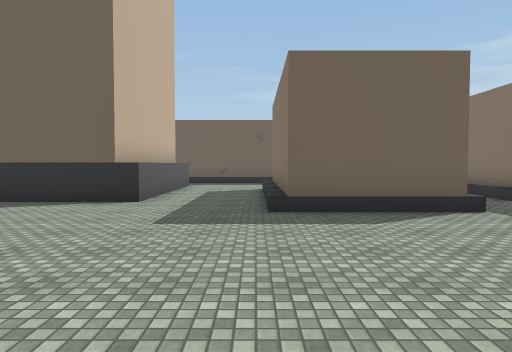
[1] (above)

24 first-person views from a walk through a 3-D level made in the Unity game engine. The camera is 1.5 m above the floor, tilts 2° down and sees 75° across. The floor is counted in squares, 2 m on a side. Each view is taken from the middle of a square. On the plan, view 1 faces up. The plan holds only what a view shows up to about 11 squares ahead; the rest is blank. The place goes on beyond the plan. The player is left out. Some surface patterns are stand-ins.

[2]
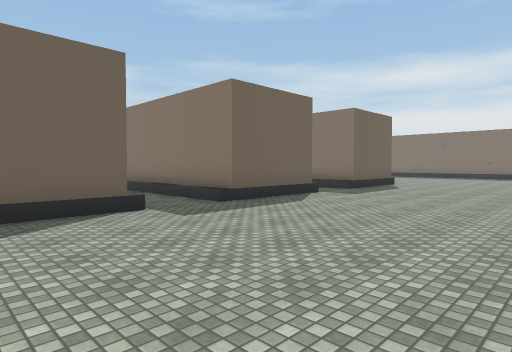

[3]
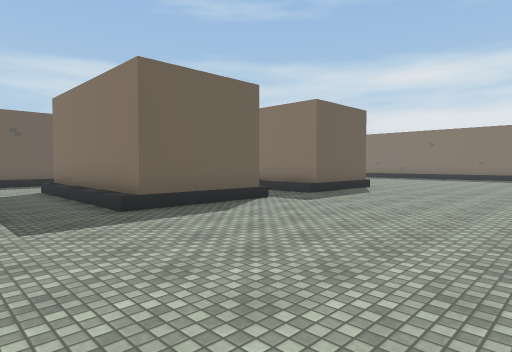

[4]
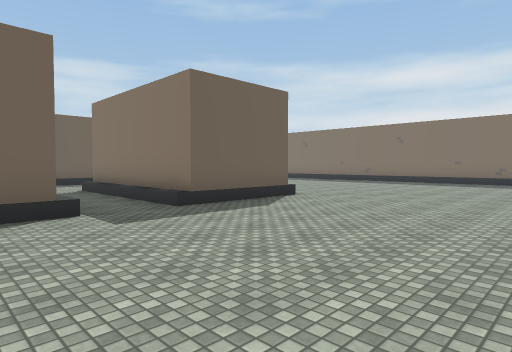

[5]
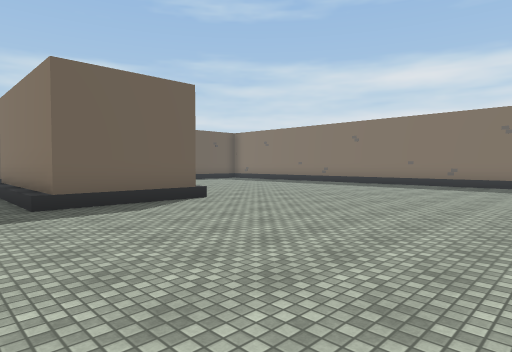

[6]
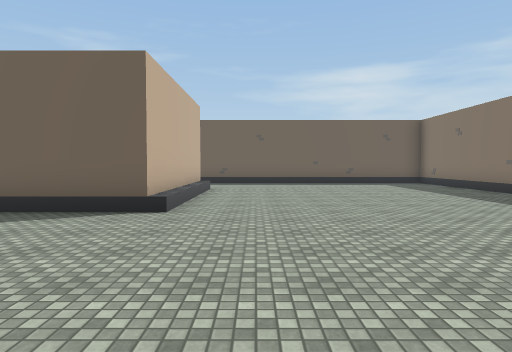

[7]
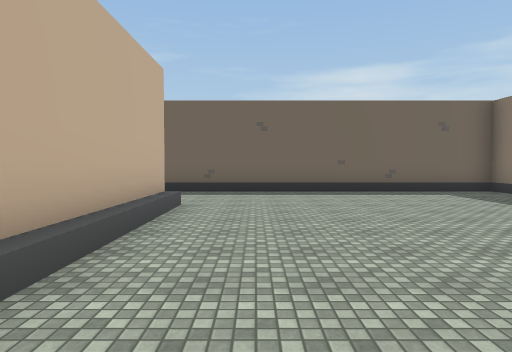

[8]
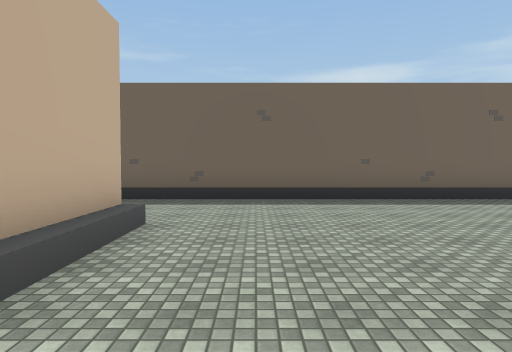

[9]
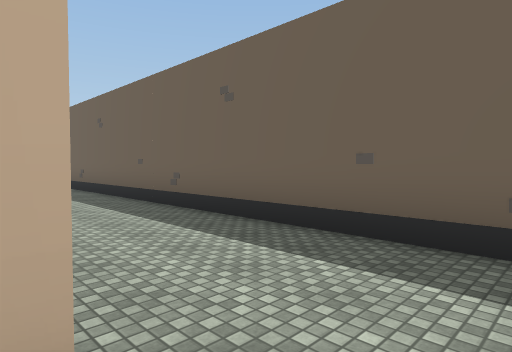

[10]
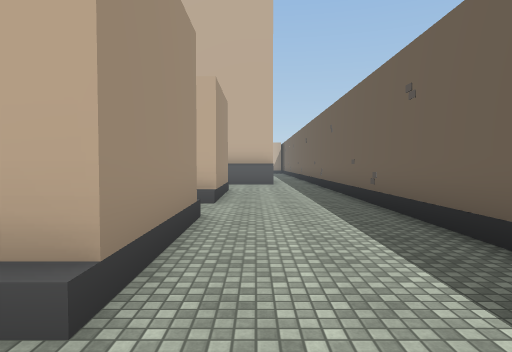

[11]
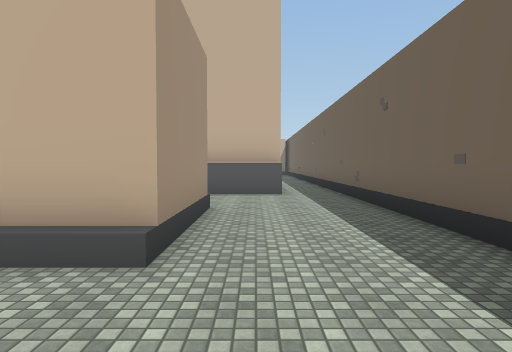

[12]
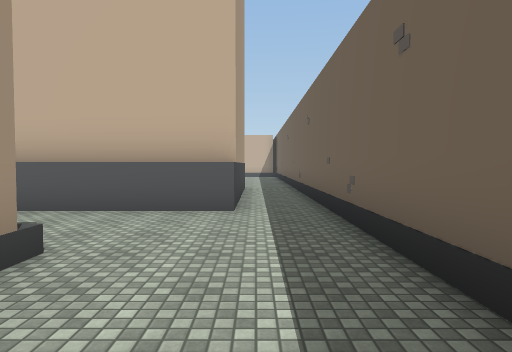

[13]
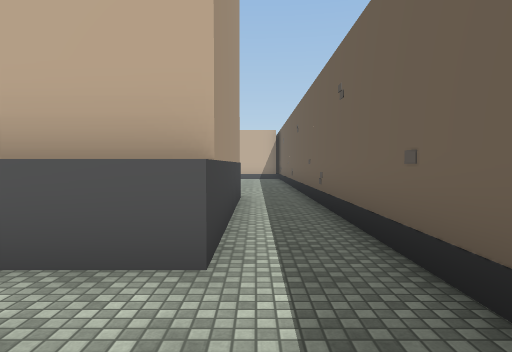

[14]
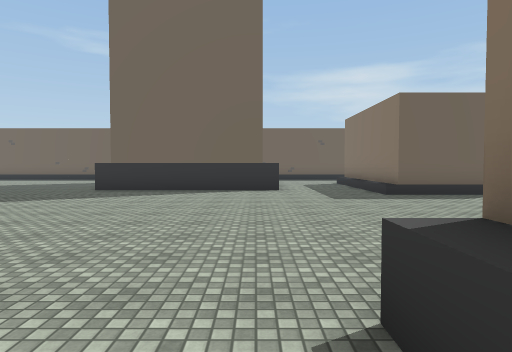

[15]
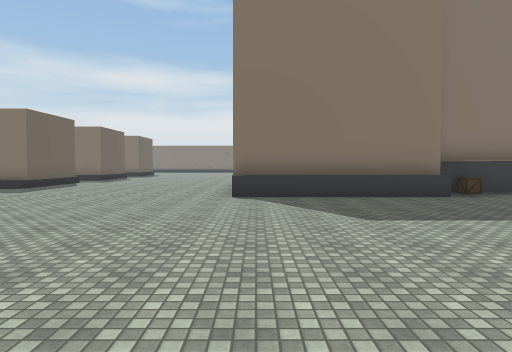

[16]
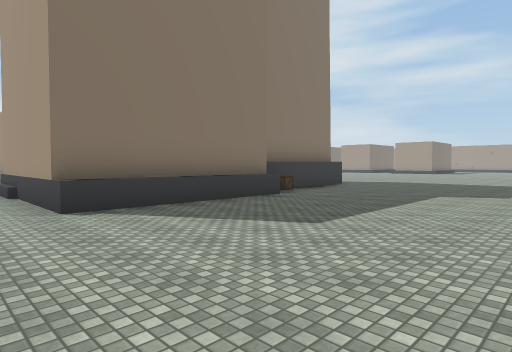

[17]
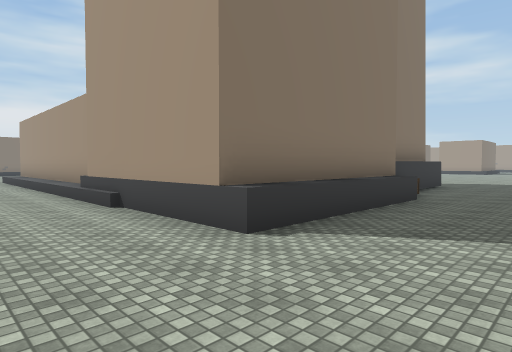

[18]
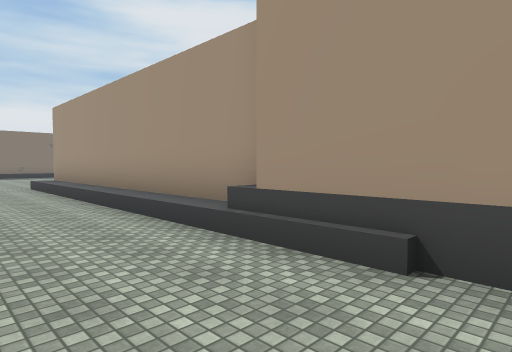

[19]
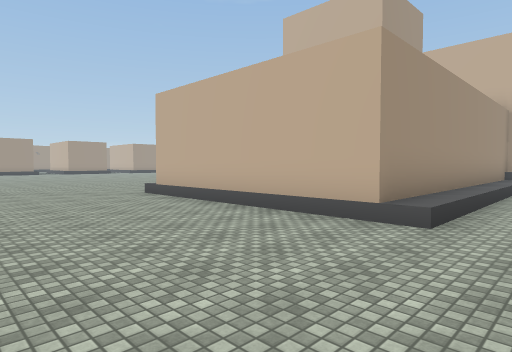

[20]
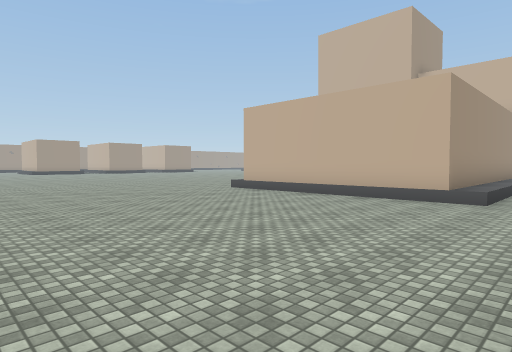

[21]
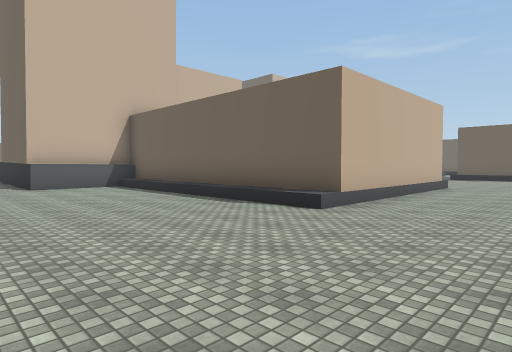

[22]
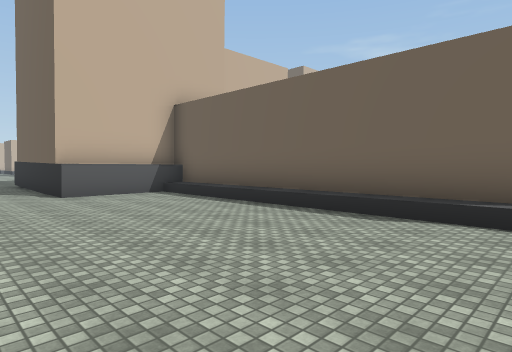

[23]
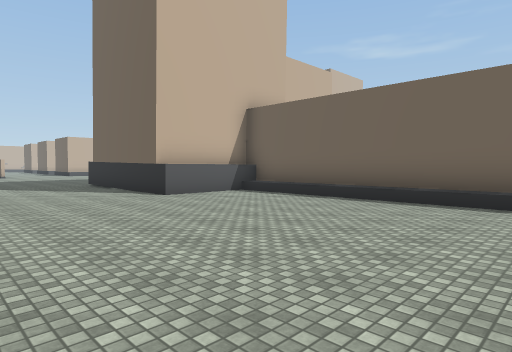

[24]
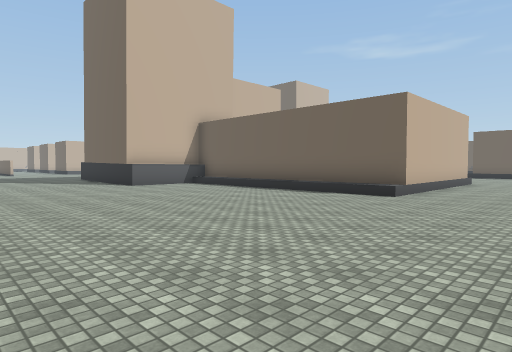

### Floor plan
Points are (right, up) in squares from view 1. A wall is a line through its corners. A room is listed if a view was taken in it or the views show most of it. See-through windows are left out.
Room 1 (views 1, 2, 3, 4, 5, 6, 7, 8, 9, 10, 11, 12, 13, 14, 15, 16, 17, 18, 19, 20, 21, 22, 23, 24)
walls: (3.7, -7.6) (3.7, -10.8) (-1.6, -10.8) (-1.6, -7.6); (2.4, -1.9) (11.8, -1.9) (11.8, -7.7) (3.3, -7.7) (3.3, -10.9); (-1.9, -6.5) (-1.9, -1.4); (-2.4, -1.5) (2.5, -1.5); (8.4, 5.2) (5.5, 5.2) (5.5, 10.2) (8.3, 10.2) (8.3, 9.6); (3.4, 5.2) (0.5, 5.2) (0.5, 9.8); (21.5, 0.6) (21.5, 1.5); (0.4, 10.2) (3.3, 10.2) (3.3, 8.9); (13.3, 10.2) (13.3, 5.2) (10.5, 5.2) (10.5, 10.2); (-2.8, 11.8) (-2.8, 6.6); (21.5, 9.4) (21.5, 11); (-7.5, 11.7) (-2.3, 11.7) (-2.3, 6.6) (-7.8, 6.6); (21.5, 13.2) (-11.1, 13.2)
low walls: (-2.4, -6.5) (-2.4, -1.5)
objects: other object (-6, 13); box (-2, -7); other object (-1, 13); other object (4, 13); other object (9, 13); other object (14, 13); other object (19, 13)

Where each view was taken, in squares from view 1:
view 1: 0 up, 0 right, facing up
view 2: 0 up, 1 right, facing up-right
view 3: 0 up, 3 right, facing up-right
view 4: 0 up, 7 right, facing up-right
view 5: 1 down, 9 right, facing up-right
view 6: 0 up, 15 right, facing up
view 7: 4 up, 15 right, facing up
view 8: 6 up, 15 right, facing up
view 9: 10 up, 14 right, facing up-left
view 10: 11 up, 10 right, facing left
view 11: 11 up, 6 right, facing left
view 12: 12 up, 3 right, facing left
view 13: 12 up, 0 right, facing left
view 14: 3 down, 3 left, facing up
view 15: 2 down, 10 left, facing right
view 16: 0 up, 8 left, facing down-right
view 17: 1 up, 5 left, facing down-right
view 18: 1 up, 0 right, facing down-right
view 19: 0 up, 16 right, facing down-left
view 20: 0 up, 19 right, facing down-left
view 21: 13 down, 15 right, facing up-left
view 22: 13 down, 12 right, facing up-left
view 23: 15 down, 11 right, facing up-left
view 24: 16 down, 15 right, facing up-left
